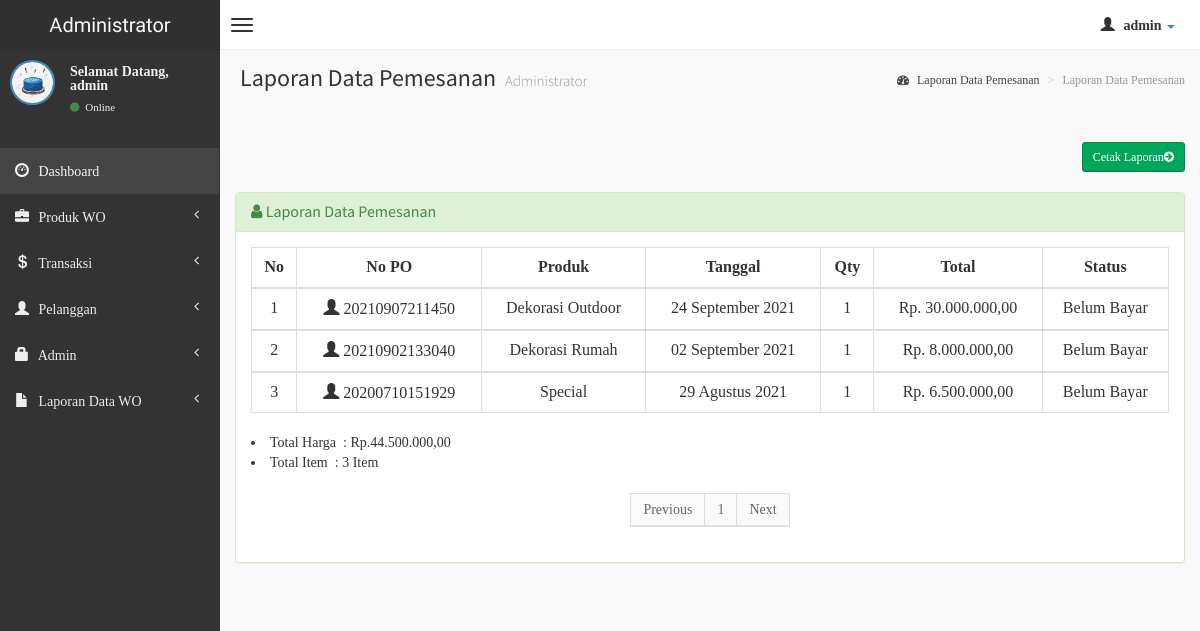
The page /admin/po-report.php (signed in) on the database its author committed.
### tables this page shows
CREATE TABLE `po_terima` (
  `id` int(10) NOT NULL,
  `nopo` varchar(20) NOT NULL,
  `kd_cus` varchar(20) NOT NULL,
  `kode` int(4) NOT NULL,
  `nama` varchar(30) NOT NULL,
  `tanggal` date NOT NULL,
  `qty` int(8) NOT NULL,
  `total` int(8) NOT NULL,
  `status_pelayanan` enum('Belum Bayar','Batal','Proses','Selesai') NOT NULL
);

### admin/date-helper.php (called while the page is built)
 <?php
  function convertDateDBtoIndo($string){
    $bulanIndo = ['', 'Januari', 'Februari', 'Maret', 'April', 'Mei', 'Juni', 'Juli', 'Agustus', 'September' , 'Oktober', 'November', 'Desember'];
    $tanggal = explode("-", $string)[2];
    $bulan = explode("-", $string)[1];
    $tahun = explode("-", $string)[0];
    return $tanggal . " " . $bulanIndo[abs($bulan)] . " " . $tahun;
}
?>

### admin/po-report.php (the view, shortened to what this page needs)
<?php
if (empty($_SESSION['username'])){
	header('location:../index.php');
} else {
?>
<?php
include('date-helper.php');
?>
<!DOCTYPE html>
<html>
    <head>
        <link href="../dist/css/bootstrap.css" rel="stylesheet" type="text/css" />
        <link href="//cdnjs.cloudflare.com/ajax/libs/font-awesome/4.1.0/css/font-awesome.min.css" rel="stylesheet" type="text/css" />
        <link href="//code.ionicframework.com/ionicons/1.5.2/css/ionicons.min.css" rel="stylesheet" type="text/css" />
        <link href="../css/morris/morris.css" rel="stylesheet" type="text/css" />
        <link href="../css/jvectormap/jquery-jvectormap-1.2.2.css" rel="stylesheet" type="text/css" />
        <link href="../css/datepicker/datepicker3.css" rel="stylesheet" type="text/css" />
        <link href="../css/daterangepicker/daterangepicker-bs3.css" rel="stylesheet" type="text/css" />
        <link href="../css/bootstrap-wysihtml5/bootstrap3-wysihtml5.min.css" rel="stylesheet" type="text/css" />
        <link href="../css/AdminLTE.css" rel="stylesheet" type="text/css" />
        <link rel="stylesheet" href="datatables/dataTables.bootstrap.css"/>
    </head>
    <body class="skin-black">
        <header class="header">
            <a href="index.php" class="logo">
                Administrator
            </a>
            <nav class="navbar navbar-static-top" role="navigation">
                <a href="#" class="navbar-btn sidebar-toggle" data-toggle="offcanvas" role="button">
                    <span class="icon-bar"></span>
                    <span class="icon-bar"></span>
                    <span class="icon-bar"></span>
                </a>
                <div class="navbar-right">
                    <ul class="nav navbar-nav">
                        <li class="dropdown user user-menu">
                            <a href="#" class="dropdown-toggle" data-toggle="dropdown">
                                <i class="glyphicon glyphicon-user"></i>
                                <span><?php echo $_SESSION['fullname']; ?> <i class="caret"></i></span>
                            </a>
								<?php } ?>
                        </li>
                    </ul>
                </div>
            </nav>
        </header>
        <div class="wrapper row-offcanvas row-offcanvas-left">
            <aside class="left-side sidebar-offcanvas">
                <section class="sidebar">
                    <div class="user-panel">
                        <div class="pull-left image">
                            <img src="<?php echo $_SESSION['gambar']; ?>" class="img-circle" alt="User Image" style="border: 2px solid #3C8DBC;" />
                        </div>
                        <div class="pull-left info">
                            <p>Selamat Datang,<br /><?php echo $_SESSION['fullname']; ?></p>
                            <a href="#"><i class="fa fa-circle text-success"></i> Online</a>
                        </div>
                    </div>
                    <?php include "menu.php"; ?>
                </section>
            </aside>
            <aside class="right-side">
                <section class="content-header">
                    <h1>
                        Laporan Data Pemesanan
                        <small>Administrator</small>
                    </h1>
                    <ol class="breadcrumb">
                        <li><a href="#"><i class="fa fa-dashboard"></i> Laporan Data Pemesanan</a></li>
                        <li class="active">Laporan Data Pemesanan</li>
                    </ol>
                </section>
                <section class="content">
                    <div class="row">
					<div class="col-lg-4">
					</div>
					</div>
                    <br />
                    <div class="row">
                        <div class="col-lg-12">
					<div class="text-right">
						<a href="#popup" class="btn btn-sm btn-success" >Cetak Laporan<i class="fa fa-arrow-circle-right"></i></a>
					</div>
				  <br />
                    <div class="panel panel-success">
                        <div class="panel-heading">
                        <h3 class="panel-title"><i class="fa fa-user"></i> Laporan Data Pemesanan</h3>
                        </div>
                        <div class="panel-body">
					<?php
						$batas = 10;
						$halaman = isset($_GET['halaman'])?(int)$_GET['halaman'] : 1;
						$halaman_awal = ($halaman>1) ? ($halaman * $batas) - $batas : 0;
						$previous = $halaman - 1;
						$next = $halaman + 1;
						$data = mysqli_query($koneksi,"select * from po_terima");
						$jumlah_data = mysqli_num_rows($data);
						$total_halaman = ceil($jumlah_data / $batas);
						$tampil = mysqli_query($koneksi,"select * from po_terima order by id DESC limit $halaman_awal, $batas");
                    ?>
                  <table id="example" class="table table-hover table-bordered">
                  <thead>
                      <tr>
                        <th><center>No </center></th>
                        <th><center>No PO </i></center></th>
                        <th><center>Produk </center></th>
                        <th><center>Tanggal </center></th>
                        <th><center>Qty </center></th>
                        <th><center>Total </center></th>
						<th><center>Status </center></th>
                      </tr>
                  </thead>
                     <?php
                     $no=0;
                     while($data=mysqli_fetch_array($tampil))
                    { $no++; ?>
                    <tbody>
                    <tr>
                    <td><center><?php echo $no; ?></center></td>
                    <td><center><span class="glyphicon glyphicon-user"></span> <?php echo $data['kd_cus'];?></center></td>
                    <td><center><?php echo $data['nama'];?></center></td>
                    <td><center><?php echo convertDateDBtoIndo($data['tanggal']);?></center></td>
                    <td><center><?php echo $data['qty'];?></center></td>
                    <td><center>Rp. <?php echo number_format($data['total'],2,",",".");?></center></td>
					<td><center><?php echo $data['status_pelayanan'];?></center></td>
					<?php
					}
					?>
                   </tbody>
                   </table>
				   <li>
					<?php
					$qy = "select sum(total) as total from po_terima";
						$q=mysqli_query($koneksi,$qy);
						while($total=mysqli_fetch_array($q)){
					?>
					<tr>
					<td>Total Harga &nbsp;:</td></a>
					<td><?php echo "Rp." .number_format($total['total'],2,",",".");?></td>
					</tr>
					<?php
					}
					?>
					</li>
					<li>
					<?php
					$qy = "select sum(qty) as total from po_terima";
						$q=mysqli_query($koneksi,$qy);
						while($total=mysqli_fetch_array($q)){
					?>
					<tr>
					<td>Total Item &nbsp;:</td></a>
					<td><?php echo ($total['total']."&nbsp;Item");?></td>
					</tr>
					<?php
					}
					?>
					</li>
				   <center>
						<nav>
						<ul class="pagination justify-content-center">
							<li class="page-item">
								<a class="page-link" <?php if($halaman > 1){ echo "href='?halaman=$previous'"; } ?>>Previous</a>
							</li>
						<?php
						for($x=1;$x<=$total_halaman;$x++){
						?>
							<li class="page-item"><a class="page-link" href="?halaman=<?php echo $x ?>"><?php echo $x; ?></a></li>
						<?php
						}
						?>
							<li class="page-item">
								<a  class="page-link" <?php if($halaman < $total_halaman) { echo "href='?halaman=$next'"; } ?>>Next</a>
							</li>
						</ul>
						</nav>
						</center>
              </div>
              </div>
            </div>
                    </div>
                </section>
            </aside>
        </div>
    </body>
</html>

### admin/po-report.php (style rules this page uses)
* { margin: 0; padding: 0; }
body, html { font-family: Calibri, "times new roman", sans-serif; }

### rows shown on the page
po_terima: kd_cus "20210907211450", nama "Dekorasi Outdoor", tanggal "24 September 2021", qty "1", total "30.000.000,00", status_pelayanan "Belum Bayar"
po_terima: kd_cus "20210902133040", nama "Dekorasi Rumah", tanggal "02 September 2021", qty "1", total "8.000.000,00", status_pelayanan "Belum Bayar"
po_terima: kd_cus "20200710151929", nama "Special", tanggal "29 Agustus 2021", qty "1", total "6.500.000,00", status_pelayanan "Belum Bayar"

### other values the page prints
$_SESSION['fullname'] "admin"
$total['total'] "44.500.000,00"
$total['total'] "3"
